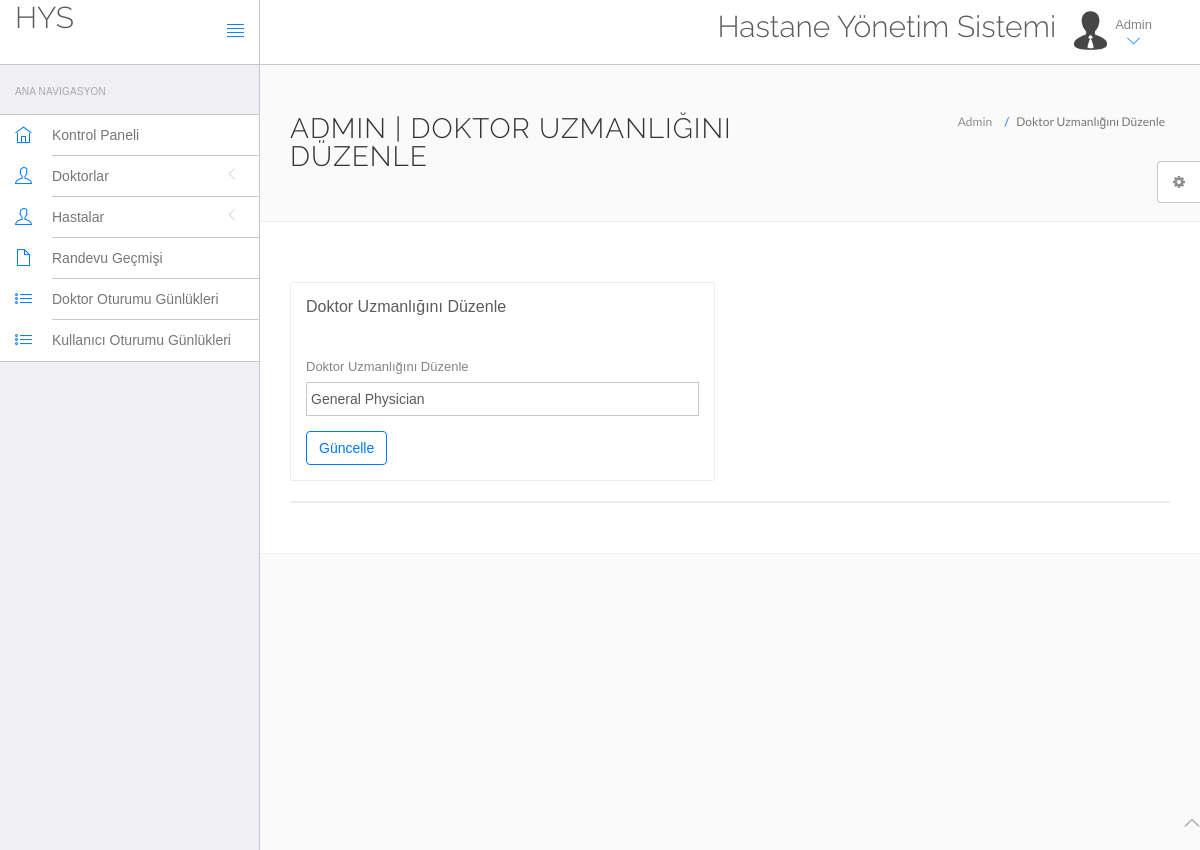
/hms/admin/edit-doctor-specialization.php?id=2 (signed in), run on an earlier commit of the app's database.
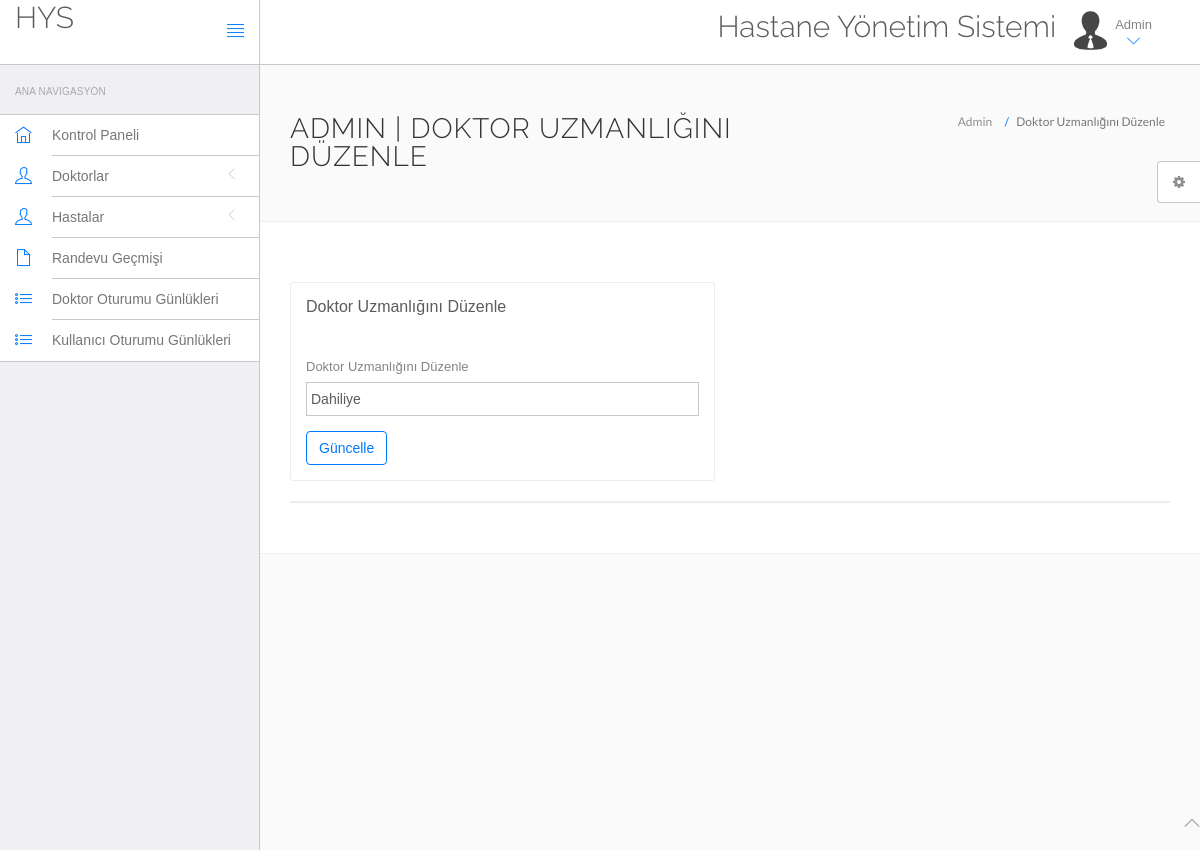
And on a later commit of the database.
### tables this page shows
CREATE TABLE IF NOT EXISTS `doctorspecilization` (
  `id` int(11) NOT NULL,
  `specilization` varchar(255) NOT NULL,
  `creationDate` timestamp NOT NULL DEFAULT CURRENT_TIMESTAMP,
  `updationDate` varchar(255) NOT NULL
);

### hms/admin/edit-doctor-specialization.php (the view, shortened to what this page needs)
<?php
include('include/config.php');
?>
<!DOCTYPE html>
<html lang="en">
	<head>
		<link rel="stylesheet" href="vendor/bootstrap/css/bootstrap.min.css">
		<link rel="stylesheet" href="vendor/fontawesome/css/font-awesome.min.css">
		<link rel="stylesheet" href="vendor/themify-icons/themify-icons.min.css">
		<link href="vendor/animate.css/animate.min.css" rel="stylesheet" media="screen">
		<link href="vendor/perfect-scrollbar/perfect-scrollbar.min.css" rel="stylesheet" media="screen">
		<link href="vendor/switchery/switchery.min.css" rel="stylesheet" media="screen">
		<link href="vendor/bootstrap-touchspin/jquery.bootstrap-touchspin.min.css" rel="stylesheet" media="screen">
		<link href="vendor/select2/select2.min.css" rel="stylesheet" media="screen">
		<link href="vendor/bootstrap-datepicker/bootstrap-datepicker3.standalone.min.css" rel="stylesheet" media="screen">
		<link href="vendor/bootstrap-timepicker/bootstrap-timepicker.min.css" rel="stylesheet" media="screen">
		<link rel="stylesheet" href="assets/css/styles.css">
		<link rel="stylesheet" href="assets/css/plugins.css">
		<link rel="stylesheet" href="assets/css/themes/theme-1.css" id="skin_color" />
	</head>
	<body>
		<div id="app">
<?php include('include/sidebar.php');?>
			<div class="app-content">
						<?php include('include/header.php');?>
				<div class="main-content" >
					<div class="wrap-content container" id="container">
						<section id="page-title">
							<div class="row">
								<div class="col-sm-8">
									<h1 class="mainTitle">Admin | Doktor Uzmanlığını Düzenle</h1>
																	</div>
								<ol class="breadcrumb">
									<li>
										<span>Admin</span>
									</li>
									<li class="active">
										<span>Doktor Uzmanlığını Düzenle</span>
									</li>
								</ol>
							</div>
						</section>
						<div class="container-fluid container-fullw bg-white">
							<div class="row">
								<div class="col-md-12">
									<div class="row margin-top-30">
										<div class="col-lg-6 col-md-12">
											<div class="panel panel-white">
												<div class="panel-heading">
													<h5 class="panel-title">Doktor Uzmanlığını Düzenle</h5>
												</div>
												<div class="panel-body">
													<form role="form" name="dcotorspcl" method="post" >
														<div class="form-group">
															<label for="exampleInputEmail1">
																Doktor Uzmanlığını Düzenle
															</label>
	<?php
$id=intval($_GET['id']);
	$sql=mysqli_query($con,"select * from doctorSpecilization where id='$id'");
while($row=mysqli_fetch_array($sql))
{
	?>		<input type="text" name="doctorspecilization" class="form-control" value="<?php echo $row['specilization'];?>" >
	<?php } ?>
														</div>
														<button type="submit" name="submit" class="btn btn-o btn-primary">
															Güncelle
														</button>
													</form>
												</div>
											</div>
										</div>
											</div>
										</div>
									<div class="col-lg-12 col-md-12">
											<div class="panel panel-white">
											</div>
										</div>
									</div>
								</div>
							</div>
						</div>
					</div>
				</div>
	<?php include('include/footer.php');?>
	<?php include('include/setting.php');?>
	</body>
</html>

What changed in the data, as far as the page shows it:
changed doctorspecilization: doctorspecilization "General Physician" → "Dahiliye"
